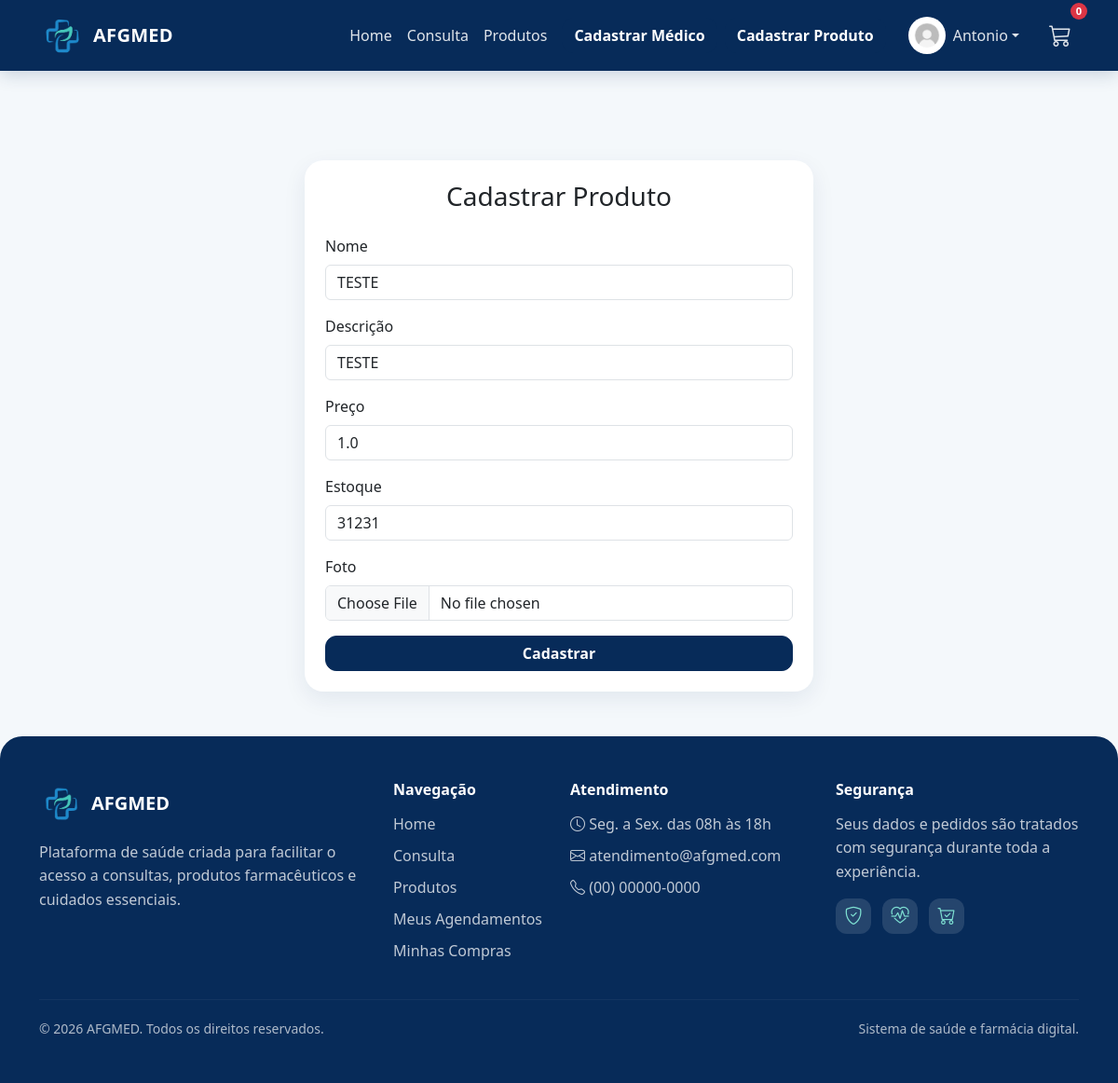
The page /editar-produto/1 (signed in) on the database as committed earlier.
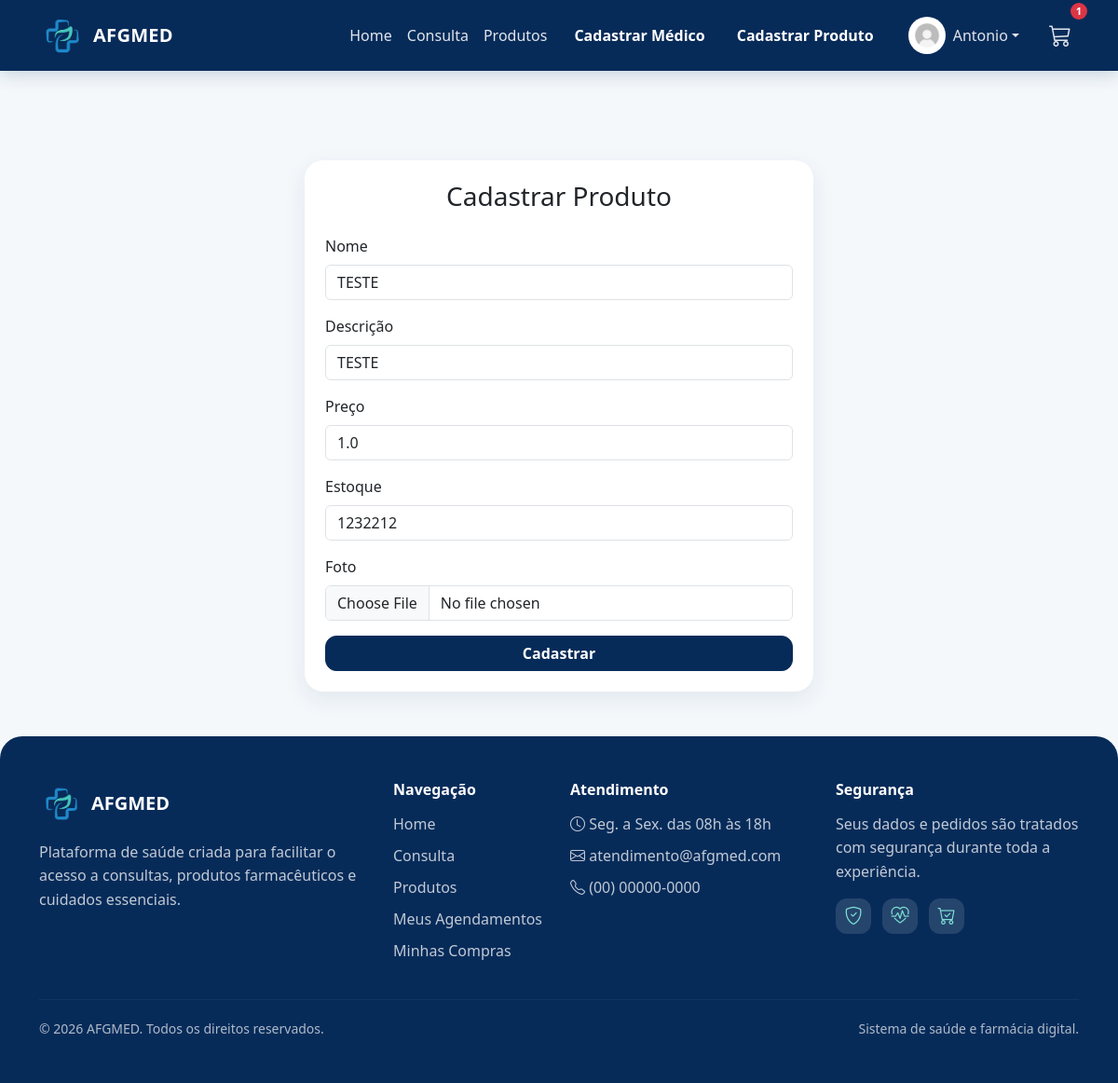
The same page on the database as committed later.
### projetoafgmed/models.py (models this page shows)
class Produto(database.Model):
    id = database.Column(database.Integer, primary_key=True)
    nome = database.Column(database.String, nullable=False)
    descricao = database.Column(database.String)
    preco = database.Column(database.Float, nullable=False)
    estoque = database.Column(database.Integer, default=0)
    foto = database.Column(database.String, default="default.jpg")
    ativo = database.Column(database.Boolean, default=True, nullable=False)
    destaque_home = database.Column(database.Boolean, default=False, nullable=False)
    data_criacao = database.Column(database.DateTime, nullable=False, default=datetime.utcnow)

### projetoafgmed/rotas/produtos.py (the view, shortened to what this page needs)
@app.route("/editar-produto/<int:id_produto>", methods=["GET", "POST"])
@login_required
def editar_produto(id_produto):
    if not getattr(current_user, "is_admin", False):
        flash("Apenas administradores podem acessar esta página.", "warning")
        return redirect(url_for("homepage"))
    produto = Produto.query.get_or_404(id_produto)
    form = FormProduto()
    if request.method == "GET":
        form.nome.data = produto.nome
        form.descricao.data = produto.descricao
        form.preco.data = produto.preco
        form.estoque.data = produto.estoque
        form.ativo.data = produto.ativo
        form.destaque_home.data = produto.destaque_home
    return render_template("cadastro_produto.html", form=form, produto=produto)

### projetoafgmed/forms.py
class FormProduto(FlaskForm):
    nome = StringField("Nome", validators=[DataRequired()])
    descricao = StringField("Descrição")
    preco = FloatField("Preço", validators=[DataRequired()])
    estoque = IntegerField("Estoque", default=0, validators=[DataRequired()])
    ativo = BooleanField("Produto ativo", default=True)
    destaque_home = BooleanField("Aparecer em Mais Vendidos na Home")
    foto = FileField(
        "Foto",
        validators=[FileAllowed(["jpg", "png", "jpeg"], "Apenas imagens são permitidas!")]
    )
    botao_confirmacao = SubmitField("Cadastrar")

### projetoafgmed/models.py (called while the page is built)
@login_manager.user_loader
def load_usuario(id_usuario):
    return Usuario.query.get(int(id_usuario))

### projetoafgmed/templates/cadastro_produto.html (shortened to what this page needs)
{% extends "base.html" %}
{% block content %}
<div class="row justify-content-center mt-5 pt-5">
    <div class="col-md-6">
        <div class="card shadow-sm">
            <div class="card-body">
                <h3 class="text-center mb-4">Cadastrar Produto</h3>
                <form method="POST" enctype="multipart/form-data">
                    <div class="mb-3">
                        {{ form.nome.label(class="form-label") }}
                        {{ form.nome(class="form-control") }}
                    </div>
                    <div class="mb-3">
                        {{ form.descricao.label(class="form-label") }}
                        {{ form.descricao(class="form-control") }}
                    </div>
                    <div class="mb-3">
                        {{ form.preco.label(class="form-label") }}
                        {{ form.preco(class="form-control") }}
                    </div>
                    <div class="mb-3">
                        {{ form.estoque.label(class="form-label") }}
                        {{ form.estoque(class="form-control") }}
                    </div>
                    <div class="mb-3">
                        {{ form.foto.label(class="form-label") }}
                        {{ form.foto(class="form-control") }}
                    </div>
                    {{ form.botao_confirmacao(class="btn btn-primary w-100") }}
                </form>
            </div>
        </div>
    </div>
</div>
{% endblock %}

### projetoafgmed/templates/base.html (shortened to what the changed rows need)
<!DOCTYPE html>
<html lang="pt-br">
<head>
    <link href="https://cdn.jsdelivr.net/npm/bootstrap@5.3.8/dist/css/bootstrap.min.css" rel="stylesheet">
    <link rel="stylesheet" href="https://cdn.jsdelivr.net/npm/bootstrap-icons@1.11.3/font/bootstrap-icons.css">
    <link rel="stylesheet" href="{{ url_for('static', filename='css/style.css') }}">
</head>
<body>
<nav class="navbar navbar-expand-lg navbar-dark bg-dark">
    <div class="container">
        <div class="collapse navbar-collapse" id="navbarNav">
            <ul class="navbar-nav ms-lg-3 align-items-lg-center">
                {% if current_user.is_authenticated %}
                    {% if not current_user.is_medico or current_user.is_admin %}
                        <li class="nav-item position-relative d-none d-lg-block">
                            <a class="nav-link"
                               href="#"
                               data-bs-toggle="offcanvas"
                               data-bs-target="#carrinhoLateral"
                               aria-controls="carrinhoLateral">
                                <i class="bi bi-cart3" style="font-size: 1.5rem;"></i>
                                {% if carrinho %}
                                    <span class="badge bg-danger badge-carrinho position-absolute top-0 start-100 translate-middle">
                                        {{ quantidade_carrinho }}
                                    </span>
                                {% endif %}
                            </a>
                        </li>
                    {% endif %}
                {% endif %}
            </ul>
        </div>
    </div>
</nav>
<main class="container mt-5">
    {% block content %}{% endblock %}
</main>
</body>
</html>

Rows that differ between the two databases and show on the page:
changed Produto "TESTE": estoque "31231" → "1232212"
Other text that changed with them:
{{ quantidade_carrinho }}: "0" → "1"
